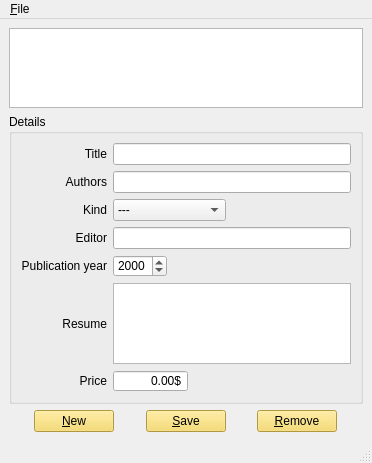
<?xml version="1.0" encoding="UTF-8"?>
<ui version="4.0">
 <author>Faouzi Mohamed</author>
 <class>MainWindow</class>
 <widget class="QMainWindow" name="MainWindow">
  <property name="geometry">
   <rect>
    <x>0</x>
    <y>0</y>
    <width>372</width>
    <height>463</height>
   </rect>
  </property>
  <property name="minimumSize">
   <size>
    <width>0</width>
    <height>0</height>
   </size>
  </property>
  <property name="maximumSize">
   <size>
    <width>475</width>
    <height>568</height>
   </size>
  </property>
  <property name="mouseTracking">
   <bool>true</bool>
  </property>
  <property name="windowTitle">
   <string>BiblioApp</string>
  </property>
  <property name="styleSheet">
   <string notr="true">QPushButton{background-color:#f5d555;}</string>
  </property>
  <widget class="QWidget" name="centralwidget">
   <layout class="QGridLayout" name="gridLayout">
    <item row="0" column="0">
     <widget class="QTreeView" name="treeView"/>
    </item>
    <item row="1" column="0">
     <widget class="QGroupBox" name="groupBox">
      <property name="title">
       <string>Details</string>
      </property>
      <layout class="QGridLayout" name="gridLayout_2">
       <item row="0" column="0">
        <widget class="QLabel" name="titleLabel">
         <property name="text">
          <string>Title</string>
         </property>
         <property name="alignment">
          <set>Qt::AlignRight|Qt::AlignTrailing|Qt::AlignVCenter</set>
         </property>
        </widget>
       </item>
       <item row="0" column="1">
        <widget class="QLineEdit" name="titleLineEdit"/>
       </item>
       <item row="1" column="0">
        <widget class="QLabel" name="authorLabel">
         <property name="text">
          <string>Authors</string>
         </property>
         <property name="alignment">
          <set>Qt::AlignRight|Qt::AlignTrailing|Qt::AlignVCenter</set>
         </property>
        </widget>
       </item>
       <item row="1" column="1">
        <widget class="QLineEdit" name="priceLineEdit"/>
       </item>
       <item row="2" column="0">
        <widget class="QLabel" name="kindLabel">
         <property name="text">
          <string>Kind</string>
         </property>
         <property name="alignment">
          <set>Qt::AlignRight|Qt::AlignTrailing|Qt::AlignVCenter</set>
         </property>
        </widget>
       </item>
       <item row="2" column="1">
        <layout class="QHBoxLayout" name="kindFieldHLayout">
         <item>
          <widget class="QComboBox" name="kindComboBox">
           <item>
            <property name="text">
             <string>---</string>
            </property>
           </item>
           <item>
            <property name="text">
             <string>Biographie</string>
            </property>
           </item>
           <item>
            <property name="text">
             <string>Fantastique</string>
            </property>
           </item>
           <item>
            <property name="text">
             <string>Historique</string>
            </property>
           </item>
           <item>
            <property name="text">
             <string>Policier</string>
            </property>
           </item>
           <item>
            <property name="text">
             <string>Science-Fiction</string>
            </property>
           </item>
          </widget>
         </item>
         <item>
          <spacer name="kindHSpacer">
           <property name="orientation">
            <enum>Qt::Horizontal</enum>
           </property>
           <property name="sizeHint" stdset="0">
            <size>
             <width>68</width>
             <height>20</height>
            </size>
           </property>
          </spacer>
         </item>
        </layout>
       </item>
       <item row="3" column="0">
        <widget class="QLabel" name="editorLabel">
         <property name="text">
          <string>Editor</string>
         </property>
         <property name="alignment">
          <set>Qt::AlignRight|Qt::AlignTrailing|Qt::AlignVCenter</set>
         </property>
        </widget>
       </item>
       <item row="3" column="1">
        <widget class="QLineEdit" name="editorLineEdit"/>
       </item>
       <item row="4" column="0">
        <widget class="QLabel" name="yearLabel">
         <property name="text">
          <string>Publication year</string>
         </property>
         <property name="alignment">
          <set>Qt::AlignRight|Qt::AlignTrailing|Qt::AlignVCenter</set>
         </property>
        </widget>
       </item>
       <item row="4" column="1">
        <layout class="QHBoxLayout" name="yearFieldHLayout">
         <item>
          <widget class="QDateEdit" name="yearDateEdit">
           <property name="displayFormat">
            <string>yyyy</string>
           </property>
          </widget>
         </item>
         <item>
          <spacer name="yearHSpacer">
           <property name="orientation">
            <enum>Qt::Horizontal</enum>
           </property>
           <property name="sizeHint" stdset="0">
            <size>
             <width>40</width>
             <height>20</height>
            </size>
           </property>
          </spacer>
         </item>
        </layout>
       </item>
       <item row="5" column="0">
        <widget class="QLabel" name="resumLabel">
         <property name="text">
          <string>Resume</string>
         </property>
         <property name="alignment">
          <set>Qt::AlignRight|Qt::AlignTrailing|Qt::AlignVCenter</set>
         </property>
        </widget>
       </item>
       <item row="5" column="1">
        <widget class="QTextEdit" name="resumTextEdit"/>
       </item>
       <item row="6" column="0">
        <widget class="QLabel" name="priceLabel">
         <property name="text">
          <string>Price</string>
         </property>
         <property name="alignment">
          <set>Qt::AlignRight|Qt::AlignTrailing|Qt::AlignVCenter</set>
         </property>
        </widget>
       </item>
       <item row="6" column="1">
        <layout class="QHBoxLayout" name="priceFieldHLayout">
         <item>
          <widget class="QDoubleSpinBox" name="priceDSpinBox">
           <property name="alignment">
            <set>Qt::AlignRight|Qt::AlignTrailing|Qt::AlignVCenter</set>
           </property>
           <property name="buttonSymbols">
            <enum>QAbstractSpinBox::NoButtons</enum>
           </property>
           <property name="suffix">
            <string comment="0">$</string>
           </property>
           <property name="maximum">
            <double>999999.000000000000000</double>
           </property>
          </widget>
         </item>
         <item>
          <spacer name="priceHSpacer">
           <property name="orientation">
            <enum>Qt::Horizontal</enum>
           </property>
           <property name="sizeHint" stdset="0">
            <size>
             <width>38</width>
             <height>20</height>
            </size>
           </property>
          </spacer>
         </item>
        </layout>
       </item>
      </layout>
     </widget>
    </item>
    <item row="2" column="0">
     <layout class="QHBoxLayout" name="btnHLayout">
      <item>
       <spacer name="btnLeftHSpacer">
        <property name="orientation">
         <enum>Qt::Horizontal</enum>
        </property>
        <property name="sizeHint" stdset="0">
         <size>
          <width>40</width>
          <height>20</height>
         </size>
        </property>
       </spacer>
      </item>
      <item>
       <widget class="QPushButton" name="newButton">
        <property name="text">
         <string>&amp;New</string>
        </property>
       </widget>
      </item>
      <item>
       <spacer name="newSaveHSpacer">
        <property name="orientation">
         <enum>Qt::Horizontal</enum>
        </property>
        <property name="sizeHint" stdset="0">
         <size>
          <width>40</width>
          <height>20</height>
         </size>
        </property>
       </spacer>
      </item>
      <item>
       <widget class="QPushButton" name="saveButton">
        <property name="text">
         <string>&amp;Save</string>
        </property>
       </widget>
      </item>
      <item>
       <spacer name="saveRemoveHSpacer">
        <property name="orientation">
         <enum>Qt::Horizontal</enum>
        </property>
        <property name="sizeHint" stdset="0">
         <size>
          <width>40</width>
          <height>20</height>
         </size>
        </property>
       </spacer>
      </item>
      <item>
       <widget class="QPushButton" name="removeButton">
        <property name="text">
         <string>&amp;Remove</string>
        </property>
       </widget>
      </item>
      <item>
       <spacer name="btnRightHSacer">
        <property name="orientation">
         <enum>Qt::Horizontal</enum>
        </property>
        <property name="sizeHint" stdset="0">
         <size>
          <width>40</width>
          <height>20</height>
         </size>
        </property>
       </spacer>
      </item>
     </layout>
    </item>
   </layout>
  </widget>
  <widget class="QMenuBar" name="menubar">
   <property name="geometry">
    <rect>
     <x>0</x>
     <y>0</y>
     <width>372</width>
     <height>18</height>
    </rect>
   </property>
   <widget class="QMenu" name="menu_File">
    <property name="title">
     <string>&amp;File</string>
    </property>
    <addaction name="openAction"/>
    <addaction name="saveAction"/>
    <addaction name="separator"/>
    <addaction name="closeAction"/>
   </widget>
   <addaction name="menu_File"/>
  </widget>
  <widget class="QStatusBar" name="statusbar"/>
  <action name="openAction">
   <property name="text">
    <string>&amp;Open</string>
   </property>
   <property name="shortcut">
    <string>Ctrl+S</string>
   </property>
  </action>
  <action name="saveAction">
   <property name="text">
    <string>&amp;Save</string>
   </property>
   <property name="shortcut">
    <string>Ctrl+S</string>
   </property>
  </action>
  <action name="action_Quit">
   <property name="text">
    <string>&amp;Quit</string>
   </property>
  </action>
  <action name="closeAction">
   <property name="text">
    <string>&amp;Close</string>
   </property>
   <property name="shortcut">
    <string>Ctrl+Q</string>
   </property>
  </action>
 </widget>
 <resources/>
 <connections/>
</ui>
